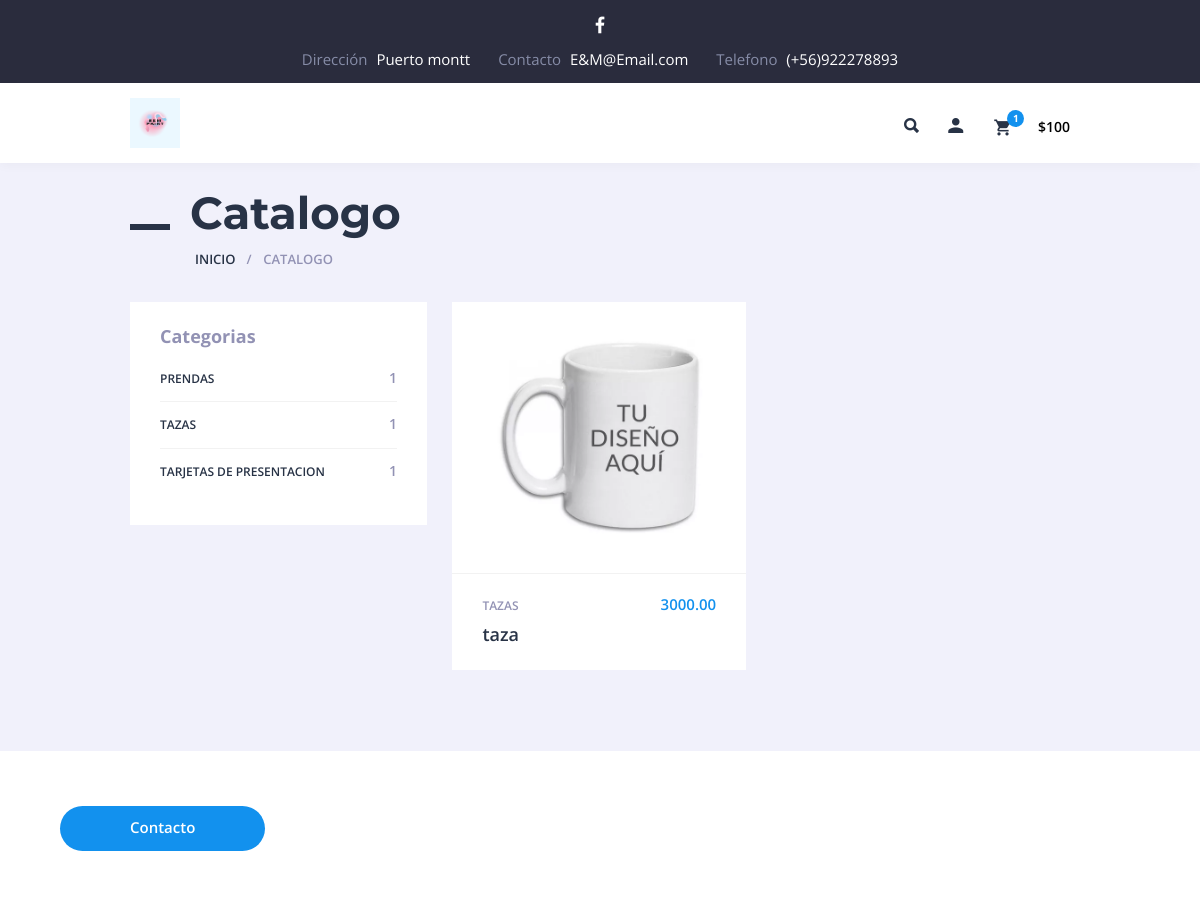
The app's page /productosPorCategoria/4 with its own data.
### modelapp/models.py (models this page shows, shortened)
class Categoria(models.Model):
    nombre = models.CharField(max_length=100)
    def __str__(self):
        return self.nombre

class Producto(models.Model):
    nombre = models.CharField(max_length=255)
    imagen = models.ImageField(upload_to='productos/')
    precio = models.DecimalField(max_digits=10, decimal_places=2)
    stock = models.PositiveIntegerField()
    descripcion = models.TextField()
    categoria = models.ForeignKey(Categoria, on_delete=models.CASCADE)

### modelapp/views.py (the view)
# urls.py: path('productosPorCategoria/<int:categoria_id>',views.productoPorCategoria,name='productosPorCategoria')
def productoPorCategoria(request,categoria_id):
    objCategoria = Categoria.objects.get(pk=categoria_id)
    productos = objCategoria.producto_set.all()
    categorias = Categoria.objects.all()
    context = {
        "productos": productos,
        "categorias": categorias
        }
    return render(request,'index.html',context)

### modelapp/templates/index.html (shortened to what this page needs)
{% extends 'layout.html' %}
{% block content %}
        <div class="section-top">
            <h1 class="maincont-ttl">Catalogo</h1>
            <ul class="b-crumbs">
                <li><a href="/">Inicio</a></li>
                <li>Catalogo</li>
            </ul>
        </div>
        <div class="section-wrap-withsb">
            <aside class="blog-sb-widgets section-sb" id="section-sb">
                <div class="theiaStickySidebar">
                    <div class="section-filter">
                        <div class="section-filter">
                            {% include 'includes/catalogo/categorias.html' %}
                        </div>
                    </div>
                </div>
            </aside>        <div class="section-list-withsb" id="section-list-withsb">
            <div class="theiaStickySidebar">
                {% include 'includes/catalogo/catalogo.html' %}
            </div>
        </div>
        </div>
{% endblock %}

### modelapp/templates/includes/catalogo/categorias.html
<div class="blog-sb-widget multishopcategories_widget">
    <h3 class="widgettitle">Categorias</h3>
    <div class="section-sb-current">
        <ul class="section-sb-list">
            {% for categoria in categorias %}
            <li>
                <a href="{%url 'web:productosPorCategoria' categoria.id %}">
                    <span class="section-sb-label">{{categoria.nombre}}
                        <span class="count">{{categoria.producto_set.all.count}}</span>
                    </span>
                </a>
            </li>
            {% endfor %}
        </ul>
    </div>
</div>

### modelapp/templates/includes/catalogo/catalogo.html (shortened to what this page needs)
<div class="row prod-items prod-items-2">
    {% for producto in productos %}
    <article class="cf-sm-6 cf-md-6 cf-lg-6 col-xs-6 col-sm-6 col-md-6 col-lg-6 sectgl-item">
        <div class="sectgl prod-i">
            <div class="prod-i-top">
                <a class="prod-i-img" href="#">
                </a>
            </div>
            <div class="prod-i-bot">
                <div class="prod-i-info">
                    <p class="prod-i-price">{{producto.precio}}
                    </p>
                    <p class="prod-i-categ"><a href="#">{{producto.categoria}}</a></p>
                </div>
                <h3 class="prod-i-ttl"><a href="#">{{producto.nombre}}</a></h3>
            </div>
        </div>
    </article>
    {% endfor %}
</div>

### modelapp/static/css/media.css (style rules this page uses)
.cf-lg-2:nth-child(6n+1), .cf-lg-3:nth-child(4n+1), .cf-lg-4:nth-child(3n+1), .cf-lg-6:nth-child(2n+1) { clear: left; }
@media only screen and (max-width : 1220px) { .cf-md-2:nth-child(n), .cf-md-3:nth-child(n), .cf-md-4:nth-child(n), .cf-md-6:nth-child(n) { clear: none; } }
@media only screen and (max-width : 1220px) { .cf-md-2:nth-child(6n+1), .cf-md-3:nth-child(4n+1), .cf-md-4:nth-child(3n+1), .cf-md-6:nth-child(2n+1) { clear: left; } }

### records on screen
Categoria: nombre "PRENDAS", producto_set.all.count "1"
Categoria: nombre "TAZAS", producto_set.all.count "1"
Categoria: nombre "TARJETAS DE PRESENTACION", producto_set.all.count "1"
Producto: precio "3000.00", categoria "TAZAS", nombre "taza"
